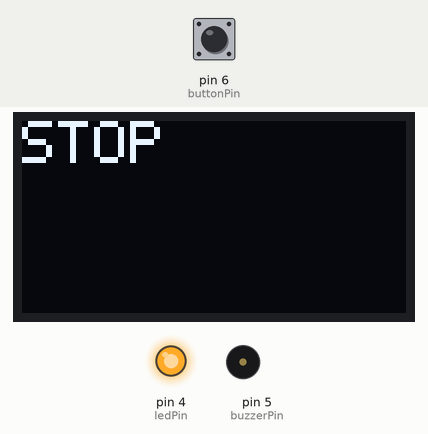
This sketch was run on a simulated Arduino Uno, built with avr-gcc and run on an emulated ATmega328P. On the bench: 128×64 one-colour display, output pins drawn as LEDs (lit = HIGH), buzzer (waves = sounding). The test bench sets the inputs (shaded band); at power-on: pin 6 (buttonPin) LOW.

Above: at 1.2 s.
1.3 s: pin 6 (buttonPin) pulled HIGH for 0.15 s
At 2.3 s:
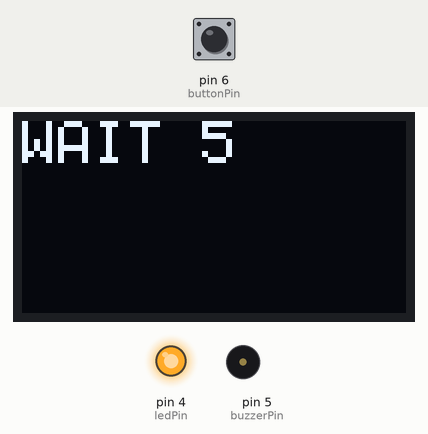
At 7.4 s:
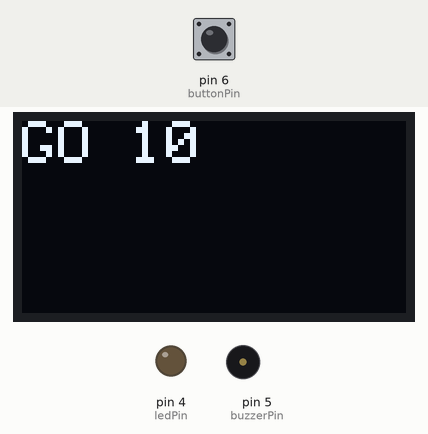
Timing chart, 0 to 19.1 s (numbered marks = the images above; inputs shaded):
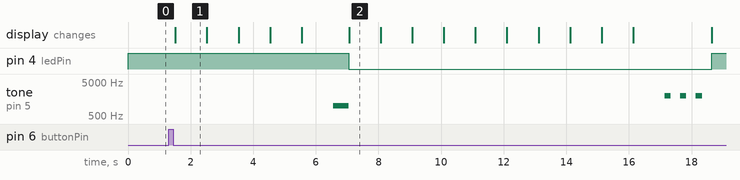

Measured:
- after the input at 1.3 s, pin 4 (ledPin): HIGH → LOW after 5.8 s, → HIGH 11.6 s later; tone on pin 5 (buzzerPin): plays 1000 Hz for 0.50 s, 2000 Hz for 0.20 s, 2000 Hz for 0.20 s, 2000 Hz for 0.20 s, starting after 5.3 s; the display: changes after 0.21 s (image 1)
- what the display in image 1 shows lasts 1.0 s, from 1.5 s to 2.5 s

The sketch:

Task_3_pedestrian_crossing.ino
```cpp
// ===== Mini Pedestrian Crossing System (Grove Beginner Kit) =====
// TEAM GROUP: 26
//
// This program simulates a simple pedestrian crossing system using the
// Grove Beginner Kit. The system starts in the STOP state, indicated by a
// red LED and a "STOP" message on the OLED display. When the push button is
// pressed, the system enters a WAIT countdown shown on the OLED. After the
// wait period ends, the system transitions into the GO state where the buzzer
// provides audible feedback and a "GO" countdown is displayed. After the
// crossing period finishes, the system returns automatically to the STOP state.
//
// FEATURES INCLUDED:
// - STOP → WAIT → GO state-machine behaviour
// - OLED display feedback for each phase (STOP, WAIT, GO)
// - Countdown timers for both WAIT and GO phases
// - Buzzer alerts for transition and end-of-crossing warnings
// - Red LED indicator for STOP state
//
// ---------------------------------------------------------------------------
//   LIBRARIES USED
//   These libraries allow the Arduino to:
//   - Communicate via I2C using Wire
//   - Display text on the SSD1306 OLED using the SSD1306Ascii library
// ---------------------------------------------------------------------------
// Include the Wire library needed for I2C communication
#include <Wire.h>

// Include libraries for writing text to the SSD1306 OLED display
#include "SSD1306Ascii.h"
#include "SSD1306AsciiWire.h"

// Create an OLED display object (using I2C via the Wire interface)
SSD1306AsciiWire display;

// Grove Beginner Kit pins
const int buttonPin = 6;   // Push button used by pedestrians to request crossing
const int ledPin = 4;      // Red LED used to signal STOP
const int buzzerPin = 5;   // Buzzer for beeps during crossing phases

// Timings (in seconds)
int waitTime = 5;          // Duration of WAIT countdown after button is pressed
int crossTime = 10;        // Duration of GO countdown (time allowed to cross)

void setup() {

  // Configure pins for input/output
  pinMode(buttonPin, INPUT);     // Button as an input
  pinMode(ledPin, OUTPUT);       // LED as an output
  pinMode(buzzerPin, OUTPUT);    // Buzzer as an output

  // Start I2C communication for the OLED display
  Wire.begin();

  // Initialize the OLED display with correct resolution and I2C address
  display.begin(&Adafruit128x64, 0x3C);

  // Choose a readable default font
  display.setFont(System5x7);
}

// Function to display the STOP message
void showStop() {
  display.clear();   // Wipe the screen
  display.set2X();   // Double-size text for visibility
  display.println("STOP");
}

// Function to display countdown before GO phase
void countdown(int time) {

  // Loop from the given time down to 1
  for(int i = time; i > 0; i--) {
    display.clear();          // Clear screen for updated number
    display.set2X();          // Large text
    display.print("WAIT ");   // Display WAIT label
    display.println(i);       // Display countdown number
    delay(1000);              // Wait one second per step
  }
}

// Function to display GO countdown during crossing phase
void crossing(int time) {

  for(int i = time; i > 0; i--) {
    display.clear();        // Clear display for the new value
    display.set2X();        // Large text for visibility
    display.print("GO ");   // Indicate GO state
    display.println(i);     // Show countdown
    delay(1000);            // 1 second delay
  }
}

void loop() {

  // Default state: STOP state active
  digitalWrite(ledPin, HIGH);  // Turn ON the RED LED (STOP)
  showStop();                  // Display STOP on OLED

  // Check if the pedestrian has pressed the button
  if(digitalRead(buttonPin) == HIGH) {

    delay(200); // Small debounce delay to avoid multiple triggers

    // Show WAIT countdown on OLED
    countdown(waitTime);

    // Give a brief beep to indicate transition to GO
    tone(buzzerPin, 1000);   // Play beep at 1 kHz
    delay(500);              // Beep duration
    noTone(buzzerPin);       // Stop the buzzer

    // Turn OFF the red LED since crossing will start
    digitalWrite(ledPin, LOW);

    // Display GO countdown while pedestrians can cross
    crossing(crossTime);

    // After GO period ends, give three warning beeps before returning to STOP
    for(int i = 0; i < 3; i++){
      tone(buzzerPin, 2000);  // Short high-pitched warning beep
      delay(200);
      noTone(buzzerPin);
      delay(300);             // Pause between beeps
    }
  }
}
```
